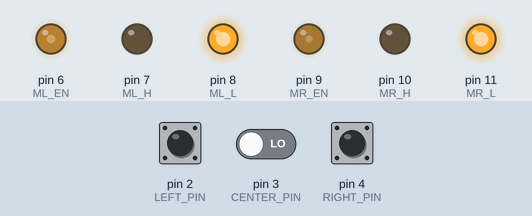
Simulated run of this sketch. Board: Arduino Uno, built with avr-gcc and run on an emulated ATmega328P. Parts: output pins drawn as LEDs (lit = HIGH). Dashed ring = blinking. The inputs (shaded band) are chosen by the test bench; at power-on: pin 2 (LEFT_PIN) LOW, pin 3 (CENTER_PIN) LOW, pin 4 (RIGHT_PIN) LOW.

Above: at 1.2 s.
1.3 s: pin 2 (LEFT_PIN) pulled HIGH for 0.15 s
At 1.37 s:
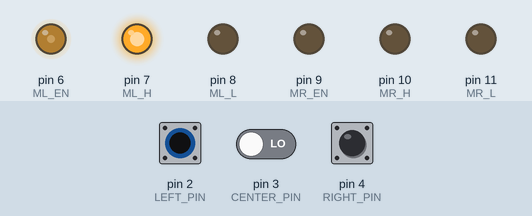
2.9 s: pin 3 (CENTER_PIN) driven HIGH
At 4.1 s:
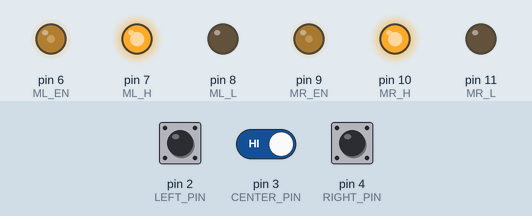
4.4 s: pin 4 (RIGHT_PIN) pulled HIGH for 0.15 s
At 4.47 s:
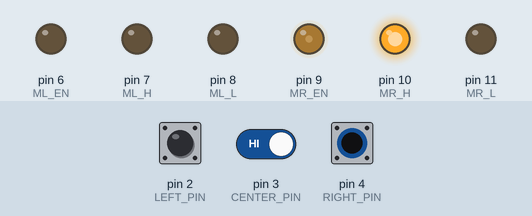
6.0 s: pin 4 (RIGHT_PIN) pulled HIGH for 3.2 s
At 10.1 s:
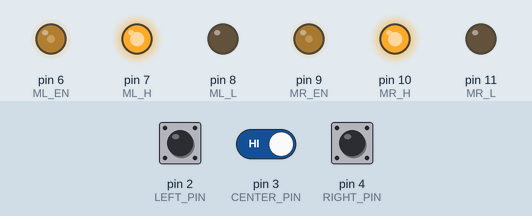
10.7 s: pin 2 (LEFT_PIN) pulled HIGH for 3.2 s
At 11.2 s:
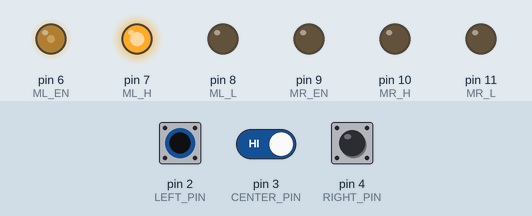
15.4 s: pin 2 (LEFT_PIN) driven HIGH and pin 4 (RIGHT_PIN) driven HIGH
At 18.5 s:
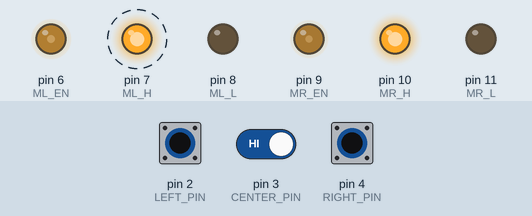
Timing chart, 0 to 19.4 s (numbered marks = the images above; inputs shaded):
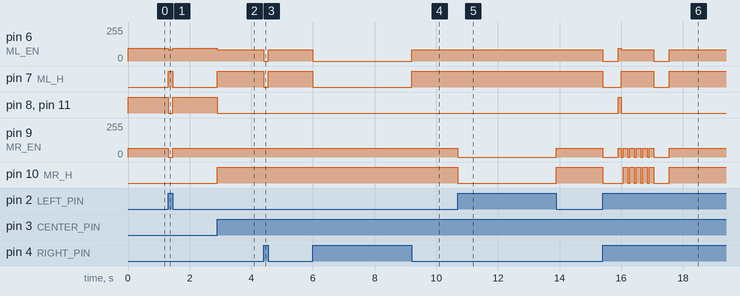

The sketch:

Path_03.ino
```cpp
// IR Sensor
#define LEFT_PIN 2
#define CENTER_PIN 3
#define RIGHT_PIN 4

// H-bridge Motors
#define ML_EN 6
#define ML_H 7
#define ML_L 8

#define MR_EN 9
#define MR_H 10
#define MR_L 11

// the speed is unlike, bcz of the acutal speed of motors are not the same at the same value.
#define ML_SPEED 85
#define MR_SPEED 65

// Counter for a specific action
int COUNTER = 0;

void setup() {
  // Set the IR pins as inputs
  pinMode(LEFT_PIN, INPUT);
  pinMode(CENTER_PIN, INPUT);
  pinMode(RIGHT_PIN, INPUT);

  // Set the motor pins as outputs
  pinMode(ML_EN, OUTPUT);
  pinMode(ML_H, OUTPUT);
  pinMode(ML_L, OUTPUT);

  pinMode(MR_EN, OUTPUT);
  pinMode(MR_H, OUTPUT);
  pinMode(MR_L, OUTPUT);
}


void loop() {
  if(COUNTER < 5) {
    Path();
  }
}

// -------------------------------- Path 03
void Path() {
  // Read the sensor values
  int isLeft = digitalRead(LEFT_PIN);
  int isCenter = digitalRead(CENTER_PIN);
  int isRight = digitalRead(RIGHT_PIN);

  if(isLeft && isCenter && isRight) { // All Black 1 1 1
    stopMotors();
    if(COUNTER == 0)
      cases(isLeft, isCenter, isRight);
    else
      goForwardSkip(isLeft, isCenter, isRight);

  } else if(isLeft && isCenter && !isRight) { // Left-Center 1 1 0
    turnRight();
  } else if(isLeft && !isCenter && isRight) { // Left-Right 1 0 1
    goBackward();
  } else if(isLeft && !isCenter && !isRight) { // Left 1 0 0
    turnRight();
  } else if(!isLeft && isCenter && isRight) { // Center-Right 0 1 1
    turnLeft();
  } else if(!isLeft && isCenter && !isRight) { // Center 0 1 0
    goForward();
  } else if(!isLeft && !isCenter && isRight) { // Right 0 0 1
    turnLeft();
  } else if(!isLeft && !isCenter && !isRight) { // All White 0 0 0
    goBackward();
  }
}

void cases(int isLeft, int isCenter, int isRight) {
  switch(COUNTER) {
    case 0:
      for(int i = 0; i < 10; i++) {
        goBackward();
        delay(10);
      }
      turnCurveRight();
      COUNTER++;
      break;

    case 1:
      table(isLeft, isCenter, isRight);
      COUNTER++;
      break;

    case 2:
      table(isLeft, isCenter, isRight);
      COUNTER++;
      break;

   case 3:
      goForwardExit(isLeft, isCenter, isRight);
      COUNTER++;
      break;

    case 4:
      COUNTER++;
      stopMotors();
      COUNTER++;
      break;
  }
}

void turnCurveRight() {
  for(int i = 0; i < 5; i++) {
    for(int i = 0; i < 7; i++) {
      turnRight();
      delay(10);
    }
    for(int i = 0; i < 14; i++) {
      goForward();
      delay(10);
    }
  }
}

void table(int isLeft, int isCenter, int isRight) {
  goForwardExit(isLeft, isCenter, isRight);
  stopMotors();
  delay(10000);
  goForward();
}

void goForwardExit(int isLeft, int isCenter, int isRight) { // Exit the big black shape
  do {
    goForward();
    isLeft = digitalRead(LEFT_PIN);
    isCenter = digitalRead(CENTER_PIN);
    isRight = digitalRead(RIGHT_PIN);
  } while(isLeft && isCenter && isRight);
}

void goForwardSkip(int isLeft, int isCenter, int isRight) { // To skip any 3 unwanted black read
  for(int i = 0; i < 30; i++) {
    goForward();
    delay(10);
  }
  isLeft = digitalRead(LEFT_PIN);
  isCenter = digitalRead(CENTER_PIN);
  isRight = digitalRead(RIGHT_PIN);

  if(isLeft && isCenter && isRight) // execute cases, if the 3 black is a case
    cases(isLeft, isCenter, isRight);
}

void goForward() {
    analogWrite(ML_EN, ML_SPEED);
    analogWrite(MR_EN, MR_SPEED);

    digitalWrite(ML_H, HIGH);
    digitalWrite(ML_L, LOW);

    digitalWrite(MR_H, HIGH);
    digitalWrite(MR_L, LOW);
}
void goBackward() {
    analogWrite(ML_EN, ML_SPEED + 10);
    analogWrite(MR_EN, MR_SPEED);

    digitalWrite(ML_H, LOW);
    digitalWrite(ML_L, HIGH);

    digitalWrite(MR_H, LOW);
    digitalWrite(MR_L, HIGH);
}
void turnLeft() {
    analogWrite(ML_EN, 0);
    analogWrite(MR_EN, MR_SPEED);

    digitalWrite(ML_H, LOW);
    digitalWrite(ML_L, LOW);

    digitalWrite(MR_H, HIGH);
    digitalWrite(MR_L, LOW);
}

void turnRight() {
    analogWrite(ML_EN, ML_SPEED);
    analogWrite(MR_EN, 0);

    digitalWrite(ML_H, HIGH);
    digitalWrite(ML_L, LOW);

    digitalWrite(MR_H, LOW);
    digitalWrite(MR_L, LOW);
}

void stopMotors() {
  for(int i = 0; i < 50; i++) {
    analogWrite(ML_EN, 0);
    analogWrite(MR_EN, 0);

    digitalWrite(ML_H, LOW);
    digitalWrite(ML_L, LOW);

    digitalWrite(MR_H, LOW);
    digitalWrite(MR_L, LOW);

    delay(10);
  }
}
```

Measured:
- after the input at 1.3 s, pin 6 (ML_EN): 95/255 → 85/255 at once, → 95/255 0.15 s later; pin 7 (ML_H): LOW → HIGH at once, → LOW 0.15 s later; pin 8 (ML_L), pin 11 (MR_L): HIGH → LOW at once, → HIGH 0.15 s later; pin 9 (MR_EN): 65/255 → 0/255 at once, → 65/255 0.15 s later
- after the input at 2.9 s, pin 6 (ML_EN): 95/255 → 85/255 at once; pin 7 (ML_H), pin 10 (MR_H): LOW → HIGH at once; pin 8 (ML_L), pin 11 (MR_L): HIGH → LOW at once
- after the input at 4.4 s, pin 6 (ML_EN): 85/255 → 0/255 at once, → 85/255 0.15 s later; pin 7 (ML_H): HIGH → LOW at once, → HIGH 0.15 s later
- after the input at 6.0 s, pin 6 (ML_EN): 85/255 → 0/255 at once, → 85/255 3.2 s later; pin 7 (ML_H): HIGH → LOW at once, → HIGH 3.2 s later
- after the input at 10.7 s, pin 9 (MR_EN): 65/255 → 0/255 at once, → 65/255 3.2 s later; pin 10 (MR_H): HIGH → LOW at once, → HIGH 3.2 s later
- after the input at 15.4 s, pin 6 (ML_EN): 85/255 → 0/255 at once, → 95/255 0.50 s later, → 85/255 0.10 s later, → 0/255 1.1 s later, … (5 changes in this stretch); pin 7 (ML_H): alternates HIGH for 1.1 s and LOW for 0.55 s, starting at once
